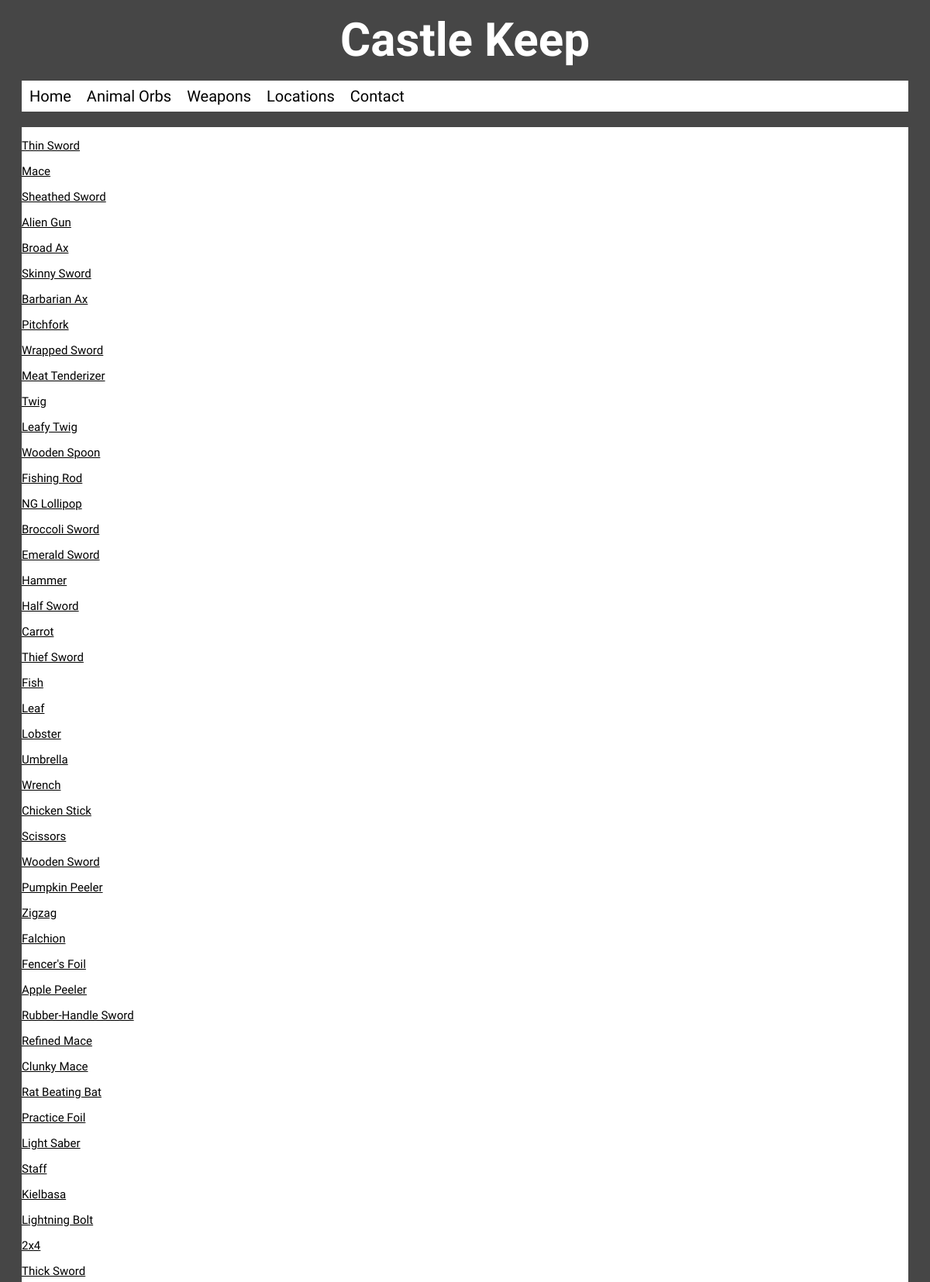
Page /all_weapons (upper part) on the committed database.
### app/models.py (models this page shows)
class Weapon(db.Model):
    __tablename__ = 'Weapon'
    id = db.Column(db.Integer, primary_key=True, nullable=False)
    name = db.Column(db.String(100), nullable=False)
    locationid = db.Column(db.Integer, db.ForeignKey('Location.id'), nullable=False)
    reqItem = db.Column(db.String(2000))
    reqLevel = db.Column(db.Integer, nullable=False)
    mode = db.Column(db.String(10), nullable=False)
    strength = db.Column(db.Integer)
    magic = db.Column(db.Integer)
    defense = db.Column(db.Integer)
    agility = db.Column(db.Integer)
    iceSpecial = db.Column(db.Integer)
    critSpecial = db.Column(db.Integer)
    fireSpecial = db.Column(db.Integer)
    elecSpecial = db.Column(db.Integer)
    poiSpecial = db.Column(db.Integer)
    cost = db.Column(db.Integer)

### app/routes.py (the view)
@app.route('/all_weapons')
def all_weapons():
	weapons = Weapon.query.all()
	return render_template('all_weapons.html',page_title="Weapons", weapons=weapons)

### app/templates/all_weapons.html
{% extends 'layout.html' %}
{% block content %}
<section>
  <ul>
    {% for weapon in weapons %}
      <p><a href = "/weapon/{{weapon.id}}">{{weapon.name}}</a></p>
    {% endfor %}
  </ul>
</section>
{% endblock %}

### app/static/stylesheets/style.css (style rules this page uses)
html { background-color: #464646; color: #000000; }
p { font-family: 'Basic', sans-serif; font-size: 15px; text-align: justify; }
section, nav { background-color: #FFFFFF; margin: 0 20px 20px 20px; }
a:link { color: #000000; }
ul { margin: 0; padding: 0; list-style-type: none; overflow: hidden; }
a { margin: 0; }

### rows in the picture
Weapon: name "Thin Sword"
Weapon: name "Mace"
Weapon: name "Sheathed Sword"
Weapon: name "Alien Gun"
Weapon: name "Broad Ax"
Weapon: name "Skinny Sword"
Weapon: name "Barbarian Ax"
Weapon: name "Pitchfork"
Weapon: name "Wrapped Sword"
Weapon: name "Meat Tenderizer"
Weapon: name "Twig"
Weapon: name "Leafy Twig"
Weapon: name "Wooden Spoon"
Weapon: name "Fishing Rod"
Weapon: name "NG Lollipop"
Weapon: name "Broccoli Sword"
Weapon: name "Emerald Sword"
Weapon: name "Hammer"
Weapon: name "Half Sword"
Weapon: name "Carrot"
Weapon: name "Thief Sword"
Weapon: name "Fish"
Weapon: name "Leaf"
Weapon: name "Lobster"
Weapon: name "Umbrella"
Weapon: name "Wrench"
Weapon: name "Chicken Stick"
Weapon: name "Scissors"
Weapon: name "Wooden Sword"
Weapon: name "Pumpkin Peeler"
Weapon: name "Zigzag"
Weapon: name "Falchion"
Weapon: name "Fencer's Foil"
Weapon: name "Apple Peeler"
Weapon: name "Rubber-Handle Sword"
Weapon: name "Refined Mace"
Weapon: name "Clunky Mace"
Weapon: name "Rat Beating Bat"
Weapon: name "Practice Foil"
Weapon: name "Light Saber"
Weapon: name "Staff"
Weapon: name "Kielbasa"
Weapon: name "Lightning Bolt"
Weapon: name "2x4"
Weapon: name "Thick Sword"
